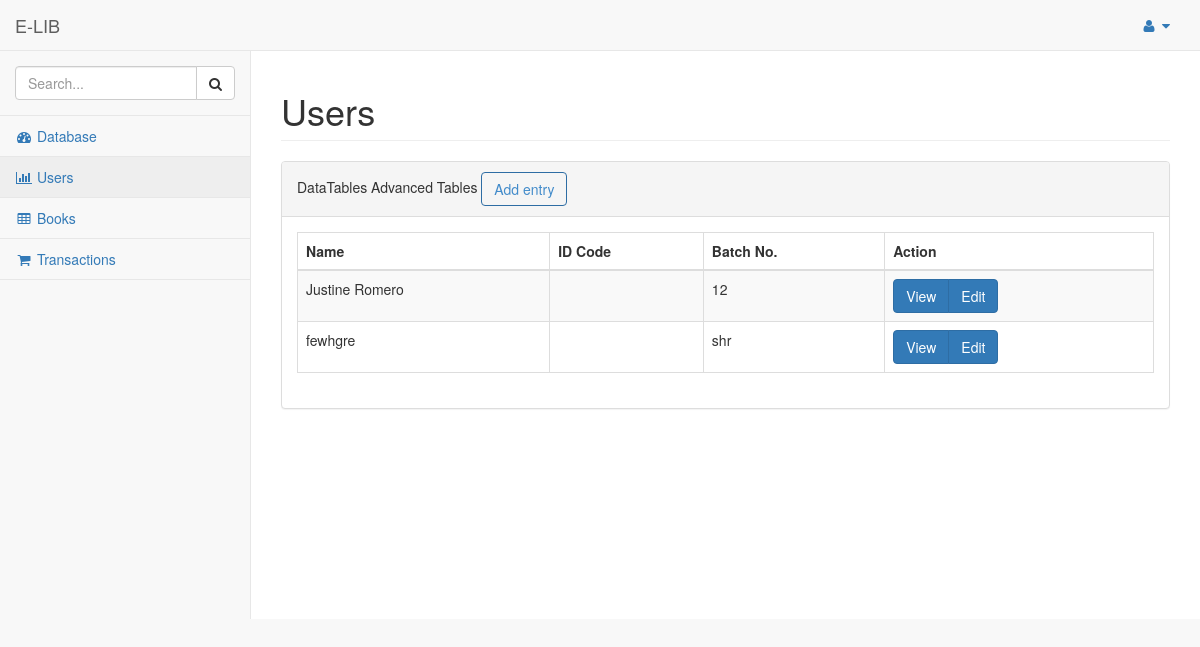
/thirdend/pages/users.php, run on the app's committed database.
### tables this page shows
CREATE TABLE `user` (
  `id` int(11) NOT NULL,
  `id_code` text NOT NULL,
  `name` text NOT NULL,
  `batch` text NOT NULL
);

### thirdend/pages/functions.php (called while the page is built, shortened)
<?php
include("conn.php");
function rquery($str)
{
	global $con;
	$res = mysqli_query($con,$str);
	return $res;
}
function select($table,$row,$where=[])
{
	$rows = [];
	if($row!="*")
	{
		foreach ($row as $key => $value)
		{
			array_push($rows, "`$value`");
		}
		$str = "SELECT ".implode(" , ", ($rows))." FROM `$table`";
	}
	else
		$str = "SELECT * FROM `$table`";
	$res = rquery($str);
	return arrify($res);
}
function arrify($res)
{
	$arr = [];
	while($val = mysqli_fetch_assoc($res))
	{
		array_push($arr, $val);
	}
	return $arr;
}
?>

### thirdend/pages/viewusers.php (called while the page is built, shortened)
<?php
include("functions.php");
$user=select("user","*");
?>

### thirdend/pages/users.php (the view, shortened to what this page needs)
<?php
include("viewusers.php")
?>
<!DOCTYPE html>
<html lang="en">
<head>
    <link href="../vendor/bootstrap/css/bootstrap.min.css" rel="stylesheet">
    <link href="../vendor/metisMenu/metisMenu.min.css" rel="stylesheet">
    <link href="../dist/css/sb-admin-2.css" rel="stylesheet">
    <link href="../vendor/morrisjs/morris.css" rel="stylesheet">
    <link href="../vendor/font-awesome/css/font-awesome.min.css" rel="stylesheet" type="text/css">
</head>
<body>
    <div id="wrapper">
        <nav class="navbar navbar-default navbar-static-top" role="navigation" style="margin-bottom: 0">
            <div class="navbar-header">
                <a class="navbar-brand" href="index.php">E-LIB</a>
            </div>
            <ul class="nav navbar-top-links navbar-right">
                <li class="dropdown">
                    <a class="dropdown-toggle" data-toggle="dropdown" href="#">
                        <i class="fa fa-user fa-fw"></i> <i class="fa fa-caret-down"></i>
                    </a>
                </li>
            </ul>
            <div class="navbar-default sidebar" role="navigation">
                <div class="sidebar-nav navbar-collapse">
                    <ul class="nav" id="side-menu">
                        <li class="sidebar-search">
                            <div class="input-group custom-search-form">
                                <input type="text" class="form-control" placeholder="Search...">
                                <span class="input-group-btn">
                                <button class="btn btn-default" type="button">
                                    <i class="fa fa-search"></i>
                                </button>
                            </span>
                            </div>
                        </li>
                        <li>
                            <a href="index.php"><i class="fa fa-dashboard fa-fw"></i> Database</a>
                        </li>
                        <li>
                            <a class="active" href="#"><i class="fa fa-bar-chart-o fa-fw"></i> Users</a>
                        </li>
                        <li>
                            <a href="books.php"><i class="fa fa-table fa-fw"></i> Books</a>
                        </li>
                        <li>
                            <a href="trans.php"><i class="fa fa-shopping-cart fa-fw"></i> Transactions</a>
                        </li>
                    </ul>
                </div>
            </div>
        </nav>
        <div id="page-wrapper">
          <div class="row">
              <div class="col-lg-12">
                  <h1 class="page-header">Users</h1>
              </div>
          </div>
          <div class="row">
            <div class="col-lg-12">
                <div class="panel panel-default">
                    <div class="panel-heading">
                        DataTables Advanced Tables
                        <button type="button" class="btn btn-outline btn-primary" id="myBtn">Add entry</button>
                    </div>
                    <div class="panel-body">
                        <table width="100%" class="table table-striped table-bordered table-hover table-responsive" id="dataTables-example">
                            <thead>
                                <tr>
                                    <th>Name</th>
                                    <th>ID Code</th>
                                    <th>Batch No.</th>
                                    <th>Action</th>
                                </tr>
                            </thead>
                            <tbody>
                                <?php for($i=0;$i<count($user);$i++){ ?>
                                <tr class="odd gradeX">
                                    <td><?php echo $user[$i]['name'];?></td>
                                    <td><?php echo $user[$i]['id_code'];?></td>
                                    <td><?php echo $user[$i]['batch'];?></td>
                                    <td>
                                      <div class="btn-group">
                                        <button class="btn btn-primary" data-toggle="modal" data-target="#modalview" onclick='update_modal(<?php echo json_encode($user[$i]); ?>)'>
                                            View
                                        </button>
                                        <button class="btn btn-primary" data-toggle="modal" data-target="#modal2">
                                            Edit
                                        </button>
                                      </div>
                                    </td>
                                </tr>
                                <?php }?>
                            </tbody>
                        </table>
                    </div>
                </div>
            </div>
          </div>
        </div>
    </div>
</body>
</html>

### data on the page
user: name "Justine Romero", batch "12"
user: name "fewhgre", batch "shr"
